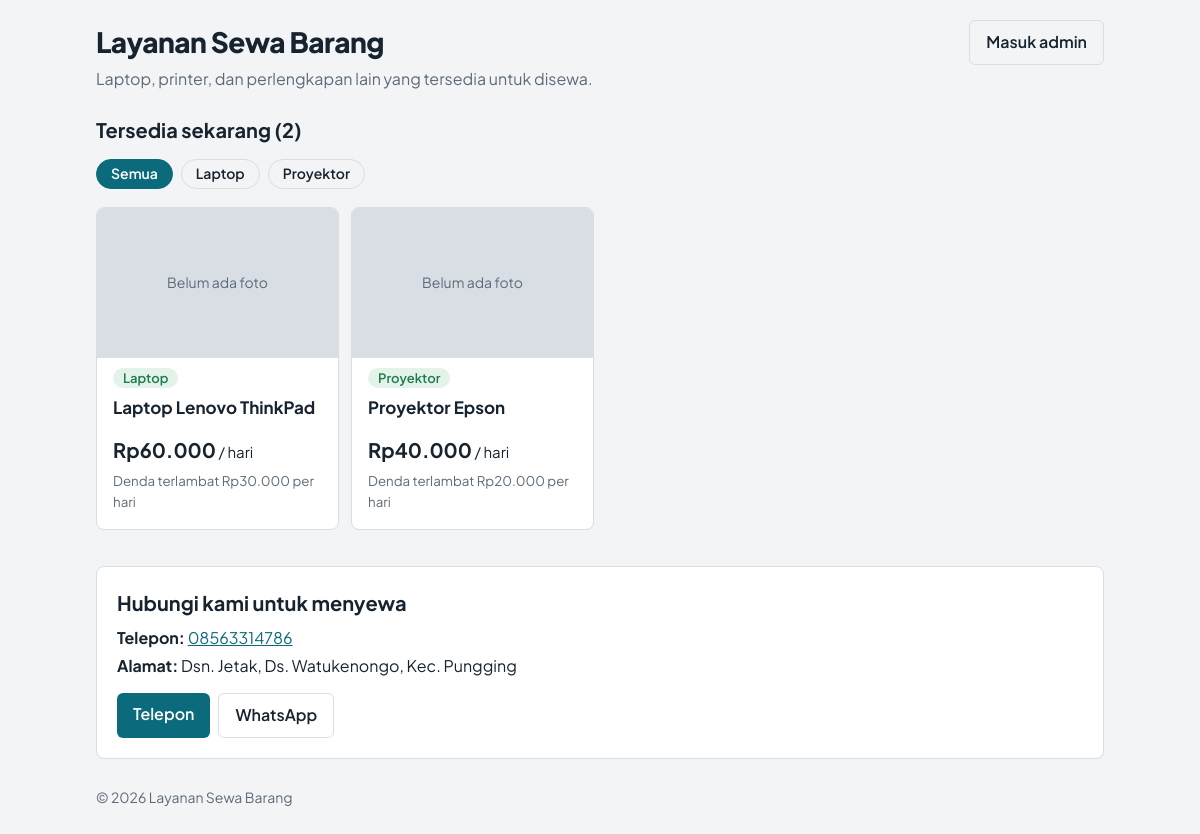
The page / on the database its author committed.
### tables this page shows
CREATE TABLE barang (
  id INT UNSIGNED NOT NULL AUTO_INCREMENT PRIMARY KEY,
  kode VARCHAR(30) NULL UNIQUE,
  nama VARCHAR(120) NOT NULL,
  jenis VARCHAR(60) NOT NULL,                 
  tarif_per_hari INT UNSIGNED NOT NULL DEFAULT 0,
  denda_per_hari INT UNSIGNED NOT NULL DEFAULT 0,
  catatan VARCHAR(255) NOT NULL DEFAULT '',
  foto VARCHAR(60) NULL,
  created_at TIMESTAMP NOT NULL DEFAULT CURRENT_TIMESTAMP
);

### db.php (called while the page is built, shortened)
<?php
function db() {
  static $p = null;
  if (!$p) $p = new PDO('mysql:host=' . DB_HOST . ';port=' . DB_PORT . ';dbname=' . DB_NAME . ';charset=utf8mb4', DB_USER, DB_PASS, [
    PDO::ATTR_ERRMODE => PDO::ERRMODE_EXCEPTION,
    PDO::ATTR_DEFAULT_FETCH_MODE => PDO::FETCH_ASSOC,
    PDO::ATTR_EMULATE_PREPARES => false,
  ]);
  return $p;
}

### index.php (the view, shortened to what this page needs)
<?php
require __DIR__ . '/db.php';
function h($s) { return htmlspecialchars((string)$s, ENT_QUOTES, 'UTF-8'); }
function rp($n) { return 'Rp' . number_format((int)$n, 0, ',', '.'); }
$items = []; $err = '';
try {
  $items = db()->query("SELECT b.nama,b.jenis,b.foto,b.tarif_per_hari,b.denda_per_hari,b.catatan FROM barang b
    WHERE NOT EXISTS (SELECT 1 FROM sewa s WHERE s.barang_id=b.id AND s.tgl_kembali IS NULL)
    ORDER BY b.jenis,b.nama")->fetchAll();
} catch (PDOException $e) { $err = 'Daftar barang belum bisa dimuat. Hubungi kami untuk info ketersediaan.'; }
$jenis = array_values(array_unique(array_column($items, 'jenis')));
$f = $_GET['jenis'] ?? '';
$show = $f === '' ? $items : array_values(array_filter($items, fn($i) => $i['jenis'] === $f));
$wa = '62' . ltrim(preg_replace('/\D/', '', CONTACT_PHONE), '0');
?>
<!DOCTYPE html>
<html lang="id">
<head>
<link rel="stylesheet" href="style.css">
</head>
<body>
<div class="wrap">
<header>
  <div><h1><?= h(SITE_NAME) ?></h1><p class="mute" style="margin:4px 0 0">Laptop, printer, dan perlengkapan lain yang tersedia untuk disewa.</p></div>
  <a class="btn g" href="login.php">Masuk admin</a>
</header>
<h2>Tersedia sekarang (<?= count($items) ?>)</h2>
<?php if ($jenis): ?>
<nav class="chips" aria-label="Filter jenis barang">
  <a href="index.php" class="<?= $f === '' ? 'on' : '' ?>">Semua</a>
  <?php foreach ($jenis as $j): ?><a href="?jenis=<?= urlencode($j) ?>" class="<?= $f === $j ? 'on' : '' ?>"><?= h($j) ?></a><?php endforeach; ?>
</nav>
<?php endif; ?>
<?php if ($err): ?><div class="emp"><?= h($err) ?></div>
<?php elseif (!$show): ?><div class="emp">Belum ada barang yang tersedia saat ini. Hubungi kami untuk info terbaru.</div>
<?php else: ?>
<div class="grid">
<?php foreach ($show as $i): ?>
  <article class="card">
    <?php if ($i['foto']): ?><img class="ph" src="uploads/barang/<?= h($i['foto']) ?>" alt="<?= h($i['nama']) ?>" loading="lazy"><?php else: ?><div class="ph">Belum ada foto</div><?php endif; ?>
    <span class="jn"><?= h($i['jenis']) ?></span>
    <h3><?= h($i['nama']) ?></h3>
    <div class="pr"><b><?= rp($i['tarif_per_hari']) ?></b> / hari</div>
    <small>Denda terlambat <?= rp($i['denda_per_hari']) ?> per hari</small>
  </article>
<?php endforeach; ?>
</div>
<?php endif; ?>
<section class="kontak" id="kontak">
  <h2>Hubungi kami untuk menyewa</h2>
  <p><b>Telepon:</b> <a href="tel:<?= h(CONTACT_PHONE) ?>"><?= h(CONTACT_PHONE) ?></a></p>
  <p><b>Alamat:</b> <?= h(CONTACT_ADDRESS) ?></p>
  <div class="act">
    <a class="btn" href="tel:<?= h(CONTACT_PHONE) ?>">Telepon</a>
    <a class="btn g" href="https://wa.me/<?= h($wa) ?>">WhatsApp</a>
  </div>
</section>
<footer>&copy; <?= date('Y') ?> <?= h(SITE_NAME) ?></footer>
</div>
</body>
</html>

### style.css (style rules this page uses)
:root { --bg:#f2f4f6;--sf:#fff;--ink:#17232e;--mute:#5d6b78;--line:#d8dee4;--ac:#0b6b7c;--aci:#fff;--ok:#1f7a4d;--okbg:#e4f3ea;--bad:#b3261e }
* { box-sizing:border-box }
body { margin:0;background:var(--bg);color:var(--ink);font:16px/1.55 "Plus Jakarta Sans",system-ui,-apple-system,"Segoe UI",sans-serif }
.wrap { max-width:1040px;margin:0 auto;padding:20px 16px 48px }
header { display:flex;justify-content:space-between;align-items:flex-start;gap:12px;margin-bottom:22px }
h1 { font-size:28px;font-weight:800;letter-spacing:-.02em;margin:0 }
h2 { font-size:20px;margin:0 0 8px }
.mute { color:var(--mute) }
a { color:var(--ac) }
.btn { display:inline-block;background:var(--ac);color:var(--aci);border:0;border-radius:6px;padding:9px 16px;font:inherit;font-weight:600;text-decoration:none;cursor:pointer }
.btn.g { background:none;color:var(--ink);border:1px solid var(--line) }
.chips { display:flex;gap:8px;flex-wrap:wrap;margin:14px 0 18px }
.chips a { border:1px solid var(--line);border-radius:99px;padding:3px 14px;text-decoration:none;color:var(--ink);font-size:14px;font-weight:600 }
.chips a.on { background:var(--ac);color:var(--aci);border-color:var(--ac) }
.grid { display:grid;grid-template-columns:repeat(auto-fill,minmax(230px,1fr));gap:12px }
.card { background:var(--sf);border:1px solid var(--line);border-radius:8px;padding:16px;display:flex;flex-direction:column;gap:6px }
.card h3 { margin:0;font-size:17px }
.jn { align-self:flex-start;background:var(--okbg);color:var(--ok);border-radius:99px;padding:0 10px;font-size:13px;font-weight:600 }
.pr { margin-top:auto;padding-top:8px;font-size:15px }
.pr b { font-size:20px }
.card small { color:var(--mute) }
.kontak { margin-top:36px;background:var(--sf);border:1px solid var(--line);border-radius:8px;padding:20px }
.kontak p { margin:4px 0 }
.kontak .act { display:flex;gap:8px;flex-wrap:wrap;margin-top:14px }
footer { margin-top:28px;color:var(--mute);font-size:14px }
.card { overflow:hidden }
.card .ph { width:calc(100% + 32px);margin:-16px -16px 4px;height:150px;object-fit:cover;background:var(--line);display:flex;align-items:center;justify-content:center;color:var(--mute);font-size:14px }

### rows shown on the page
barang: shows "Belum ada foto", jenis "Laptop", nama "Laptop Lenovo ThinkPad", tarif_per_hari "Rp60.000", denda_per_hari "Rp30.000"
barang: shows "Belum ada foto", jenis "Proyektor", nama "Proyektor Epson", tarif_per_hari "Rp40.000", denda_per_hari "Rp20.000"

### other values the page prints
SITE_NAME "Layanan Sewa Barang"
count($items) "2"
$j "Laptop"
$j "Proyektor"
CONTACT_PHONE "08563314786"
CONTACT_ADDRESS "Dsn. Jetak, Ds. Watukenongo, Kec. Pungging"
